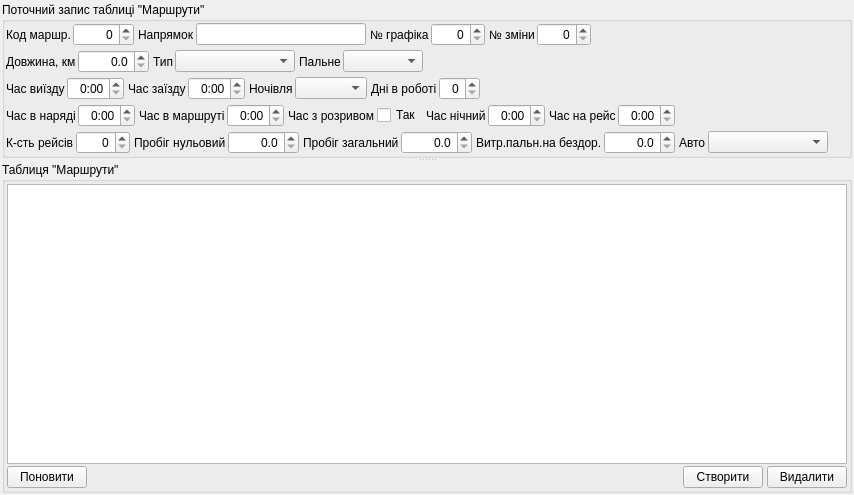
<?xml version="1.0" encoding="UTF-8"?>
<ui version="4.0">
 <class>UForm_AParkMarshruty</class>
 <widget class="QWidget" name="UForm_AParkMarshruty">
  <property name="geometry">
   <rect>
    <x>0</x>
    <y>0</y>
    <width>854</width>
    <height>495</height>
   </rect>
  </property>
  <property name="windowTitle">
   <string>Маршрути</string>
  </property>
  <layout class="QVBoxLayout" name="verticalLayout_3">
   <property name="spacing">
    <number>2</number>
   </property>
   <property name="margin">
    <number>2</number>
   </property>
   <item>
    <widget class="QSplitter" name="splitter">
     <property name="orientation">
      <enum>Qt::Vertical</enum>
     </property>
     <widget class="QGroupBox" name="groupBox_marshrut_currentRow">
      <property name="sizePolicy">
       <sizepolicy hsizetype="Preferred" vsizetype="Preferred">
        <horstretch>0</horstretch>
        <verstretch>0</verstretch>
       </sizepolicy>
      </property>
      <property name="title">
       <string>Поточний запис таблиці &quot;Маршрути&quot;</string>
      </property>
      <layout class="QVBoxLayout" name="verticalLayout_2">
       <property name="spacing">
        <number>4</number>
       </property>
       <property name="margin">
        <number>1</number>
       </property>
       <item>
        <layout class="QHBoxLayout" name="horizontalLayout_22">
         <item>
          <layout class="QHBoxLayout" name="horizontalLayout_2">
           <property name="spacing">
            <number>2</number>
           </property>
           <item>
            <widget class="QLabel" name="label_KodMarshrutu">
             <property name="sizePolicy">
              <sizepolicy hsizetype="Fixed" vsizetype="Preferred">
               <horstretch>0</horstretch>
               <verstretch>0</verstretch>
              </sizepolicy>
             </property>
             <property name="text">
              <string>Код маршр.</string>
             </property>
            </widget>
           </item>
           <item>
            <widget class="QSpinBox" name="spinBox_KodMarshrutu">
             <property name="minimumSize">
              <size>
               <width>40</width>
               <height>0</height>
              </size>
             </property>
             <property name="alignment">
              <set>Qt::AlignRight|Qt::AlignTrailing|Qt::AlignVCenter</set>
             </property>
             <property name="maximum">
              <number>10000</number>
             </property>
            </widget>
           </item>
          </layout>
         </item>
         <item>
          <layout class="QHBoxLayout" name="horizontalLayout_3">
           <property name="spacing">
            <number>2</number>
           </property>
           <item>
            <widget class="QLabel" name="label_MarshrutNapryamok">
             <property name="sizePolicy">
              <sizepolicy hsizetype="Fixed" vsizetype="Preferred">
               <horstretch>0</horstretch>
               <verstretch>0</verstretch>
              </sizepolicy>
             </property>
             <property name="text">
              <string>Напрямок</string>
             </property>
            </widget>
           </item>
           <item>
            <widget class="QLineEdit" name="lineEdit_MarshrutNapryamok">
             <property name="sizePolicy">
              <sizepolicy hsizetype="Preferred" vsizetype="Fixed">
               <horstretch>0</horstretch>
               <verstretch>0</verstretch>
              </sizepolicy>
             </property>
             <property name="minimumSize">
              <size>
               <width>170</width>
               <height>0</height>
              </size>
             </property>
            </widget>
           </item>
          </layout>
         </item>
         <item>
          <layout class="QHBoxLayout" name="horizontalLayout_4">
           <property name="spacing">
            <number>2</number>
           </property>
           <item>
            <widget class="QLabel" name="label_GrafikNum">
             <property name="sizePolicy">
              <sizepolicy hsizetype="Fixed" vsizetype="Preferred">
               <horstretch>0</horstretch>
               <verstretch>0</verstretch>
              </sizepolicy>
             </property>
             <property name="text">
              <string>№ графіка</string>
             </property>
            </widget>
           </item>
           <item>
            <widget class="QSpinBox" name="spinBox_GrafikNum">
             <property name="alignment">
              <set>Qt::AlignRight|Qt::AlignTrailing|Qt::AlignVCenter</set>
             </property>
             <property name="maximum">
              <number>1000</number>
             </property>
            </widget>
           </item>
          </layout>
         </item>
         <item>
          <layout class="QHBoxLayout" name="horizontalLayout_5">
           <property name="spacing">
            <number>2</number>
           </property>
           <item>
            <widget class="QLabel" name="label_ZminaNum">
             <property name="sizePolicy">
              <sizepolicy hsizetype="Fixed" vsizetype="Preferred">
               <horstretch>0</horstretch>
               <verstretch>0</verstretch>
              </sizepolicy>
             </property>
             <property name="text">
              <string>№ зміни</string>
             </property>
            </widget>
           </item>
           <item>
            <widget class="QSpinBox" name="spinBox_ZminaNum">
             <property name="alignment">
              <set>Qt::AlignRight|Qt::AlignTrailing|Qt::AlignVCenter</set>
             </property>
             <property name="maximum">
              <number>1000</number>
             </property>
            </widget>
           </item>
          </layout>
         </item>
         <item>
          <spacer name="horizontalSpacer_2">
           <property name="orientation">
            <enum>Qt::Horizontal</enum>
           </property>
           <property name="sizeHint" stdset="0">
            <size>
             <width>40</width>
             <height>20</height>
            </size>
           </property>
          </spacer>
         </item>
        </layout>
       </item>
       <item>
        <layout class="QHBoxLayout" name="horizontalLayout_23">
         <item>
          <layout class="QHBoxLayout" name="horizontalLayout_6">
           <property name="spacing">
            <number>2</number>
           </property>
           <item>
            <widget class="QLabel" name="label_DovjynaMarshrutu">
             <property name="sizePolicy">
              <sizepolicy hsizetype="Fixed" vsizetype="Preferred">
               <horstretch>0</horstretch>
               <verstretch>0</verstretch>
              </sizepolicy>
             </property>
             <property name="text">
              <string>Довжина, км</string>
             </property>
            </widget>
           </item>
           <item>
            <widget class="QDoubleSpinBox" name="doubleSpinBox_DovjynaMarshrutu">
             <property name="minimumSize">
              <size>
               <width>60</width>
               <height>0</height>
              </size>
             </property>
             <property name="alignment">
              <set>Qt::AlignRight|Qt::AlignTrailing|Qt::AlignVCenter</set>
             </property>
             <property name="decimals">
              <number>1</number>
             </property>
             <property name="maximum">
              <double>10000.000000000000000</double>
             </property>
            </widget>
           </item>
          </layout>
         </item>
         <item>
          <layout class="QHBoxLayout" name="horizontalLayout_7">
           <property name="spacing">
            <number>2</number>
           </property>
           <item>
            <widget class="QLabel" name="label_TypMarshrutu_Id">
             <property name="sizePolicy">
              <sizepolicy hsizetype="Fixed" vsizetype="Preferred">
               <horstretch>0</horstretch>
               <verstretch>0</verstretch>
              </sizepolicy>
             </property>
             <property name="text">
              <string>Тип</string>
             </property>
            </widget>
           </item>
           <item>
            <widget class="QComboBox" name="comboBox_TypMarshrutu_Id">
             <property name="minimumSize">
              <size>
               <width>120</width>
               <height>0</height>
              </size>
             </property>
            </widget>
           </item>
          </layout>
         </item>
         <item>
          <layout class="QHBoxLayout" name="horizontalLayout_8">
           <property name="spacing">
            <number>2</number>
           </property>
           <item>
            <widget class="QLabel" name="label_TypVytratyPalnogo">
             <property name="sizePolicy">
              <sizepolicy hsizetype="Fixed" vsizetype="Preferred">
               <horstretch>0</horstretch>
               <verstretch>0</verstretch>
              </sizepolicy>
             </property>
             <property name="text">
              <string>Пальне</string>
             </property>
            </widget>
           </item>
           <item>
            <widget class="QComboBox" name="comboBox_TypVytratyPalnogo">
             <property name="minimumSize">
              <size>
               <width>80</width>
               <height>0</height>
              </size>
             </property>
            </widget>
           </item>
          </layout>
         </item>
         <item>
          <spacer name="horizontalSpacer_3">
           <property name="orientation">
            <enum>Qt::Horizontal</enum>
           </property>
           <property name="sizeHint" stdset="0">
            <size>
             <width>40</width>
             <height>20</height>
            </size>
           </property>
          </spacer>
         </item>
        </layout>
       </item>
       <item>
        <layout class="QHBoxLayout" name="horizontalLayout_24">
         <item>
          <layout class="QHBoxLayout" name="horizontalLayout_9">
           <property name="spacing">
            <number>2</number>
           </property>
           <item>
            <widget class="QLabel" name="label_ChasVyizdu">
             <property name="sizePolicy">
              <sizepolicy hsizetype="Fixed" vsizetype="Preferred">
               <horstretch>0</horstretch>
               <verstretch>0</verstretch>
              </sizepolicy>
             </property>
             <property name="text">
              <string>Час виїзду</string>
             </property>
            </widget>
           </item>
           <item>
            <widget class="QTimeEdit" name="timeEdit_ChasVyizdu">
             <property name="alignment">
              <set>Qt::AlignRight|Qt::AlignTrailing|Qt::AlignVCenter</set>
             </property>
             <property name="displayFormat">
              <string>H:mm</string>
             </property>
            </widget>
           </item>
          </layout>
         </item>
         <item>
          <layout class="QHBoxLayout" name="horizontalLayout_10">
           <property name="spacing">
            <number>2</number>
           </property>
           <item>
            <widget class="QLabel" name="label_ChasZaizdu">
             <property name="sizePolicy">
              <sizepolicy hsizetype="Fixed" vsizetype="Preferred">
               <horstretch>0</horstretch>
               <verstretch>0</verstretch>
              </sizepolicy>
             </property>
             <property name="text">
              <string>Час заїзду</string>
             </property>
            </widget>
           </item>
           <item>
            <widget class="QTimeEdit" name="timeEdit_ChasZaizdu">
             <property name="alignment">
              <set>Qt::AlignRight|Qt::AlignTrailing|Qt::AlignVCenter</set>
             </property>
             <property name="displayFormat">
              <string>H:mm</string>
             </property>
            </widget>
           </item>
          </layout>
         </item>
         <item>
          <layout class="QHBoxLayout" name="horizontalLayout_11">
           <property name="spacing">
            <number>2</number>
           </property>
           <item>
            <widget class="QLabel" name="label_TypPoNochivli">
             <property name="sizePolicy">
              <sizepolicy hsizetype="Fixed" vsizetype="Preferred">
               <horstretch>0</horstretch>
               <verstretch>0</verstretch>
              </sizepolicy>
             </property>
             <property name="text">
              <string>Ночівля</string>
             </property>
            </widget>
           </item>
           <item>
            <widget class="QComboBox" name="comboBox_TypPoNochivli"/>
           </item>
          </layout>
         </item>
         <item>
          <layout class="QHBoxLayout" name="horizontalLayout_12">
           <property name="spacing">
            <number>2</number>
           </property>
           <item>
            <widget class="QLabel" name="label_DniVRoboti">
             <property name="sizePolicy">
              <sizepolicy hsizetype="Fixed" vsizetype="Preferred">
               <horstretch>0</horstretch>
               <verstretch>0</verstretch>
              </sizepolicy>
             </property>
             <property name="text">
              <string>Дні в роботі</string>
             </property>
            </widget>
           </item>
           <item>
            <widget class="QSpinBox" name="spinBox_DniVRoboti">
             <property name="alignment">
              <set>Qt::AlignRight|Qt::AlignTrailing|Qt::AlignVCenter</set>
             </property>
             <property name="maximum">
              <number>31</number>
             </property>
            </widget>
           </item>
          </layout>
         </item>
         <item>
          <spacer name="horizontalSpacer_4">
           <property name="orientation">
            <enum>Qt::Horizontal</enum>
           </property>
           <property name="sizeHint" stdset="0">
            <size>
             <width>40</width>
             <height>20</height>
            </size>
           </property>
          </spacer>
         </item>
        </layout>
       </item>
       <item>
        <layout class="QHBoxLayout" name="horizontalLayout_25">
         <item>
          <layout class="QHBoxLayout" name="horizontalLayout_13">
           <property name="spacing">
            <number>2</number>
           </property>
           <item>
            <widget class="QLabel" name="label_ChasVNaryadi">
             <property name="sizePolicy">
              <sizepolicy hsizetype="Fixed" vsizetype="Preferred">
               <horstretch>0</horstretch>
               <verstretch>0</verstretch>
              </sizepolicy>
             </property>
             <property name="text">
              <string>Час в наряді</string>
             </property>
            </widget>
           </item>
           <item>
            <widget class="QTimeEdit" name="timeEdit_ChasVNaryadi">
             <property name="alignment">
              <set>Qt::AlignRight|Qt::AlignTrailing|Qt::AlignVCenter</set>
             </property>
             <property name="displayFormat">
              <string>H:mm</string>
             </property>
            </widget>
           </item>
          </layout>
         </item>
         <item>
          <layout class="QHBoxLayout" name="horizontalLayout_15">
           <property name="spacing">
            <number>2</number>
           </property>
           <item>
            <widget class="QLabel" name="label_ChasVMarshruti">
             <property name="sizePolicy">
              <sizepolicy hsizetype="Fixed" vsizetype="Preferred">
               <horstretch>0</horstretch>
               <verstretch>0</verstretch>
              </sizepolicy>
             </property>
             <property name="text">
              <string>Час в маршруті</string>
             </property>
            </widget>
           </item>
           <item>
            <widget class="QTimeEdit" name="timeEdit_ChasVMarshruti">
             <property name="alignment">
              <set>Qt::AlignRight|Qt::AlignTrailing|Qt::AlignVCenter</set>
             </property>
             <property name="displayFormat">
              <string>H:mm</string>
             </property>
            </widget>
           </item>
          </layout>
         </item>
         <item>
          <layout class="QHBoxLayout" name="horizontalLayout_16">
           <property name="spacing">
            <number>2</number>
           </property>
           <item>
            <widget class="QLabel" name="label_ChasZRozryvom">
             <property name="sizePolicy">
              <sizepolicy hsizetype="Fixed" vsizetype="Preferred">
               <horstretch>0</horstretch>
               <verstretch>0</verstretch>
              </sizepolicy>
             </property>
             <property name="text">
              <string>Час з розривом</string>
             </property>
            </widget>
           </item>
           <item>
            <widget class="QCheckBox" name="checkBox_ChasZRozryvom">
             <property name="text">
              <string>Так</string>
             </property>
            </widget>
           </item>
          </layout>
         </item>
         <item>
          <layout class="QHBoxLayout" name="horizontalLayout_17">
           <property name="spacing">
            <number>2</number>
           </property>
           <item>
            <widget class="QLabel" name="label_ChasNichnyi">
             <property name="sizePolicy">
              <sizepolicy hsizetype="Fixed" vsizetype="Preferred">
               <horstretch>0</horstretch>
               <verstretch>0</verstretch>
              </sizepolicy>
             </property>
             <property name="text">
              <string>Час нічний</string>
             </property>
            </widget>
           </item>
           <item>
            <widget class="QTimeEdit" name="timeEdit_ChasNichnyi">
             <property name="alignment">
              <set>Qt::AlignRight|Qt::AlignTrailing|Qt::AlignVCenter</set>
             </property>
             <property name="displayFormat">
              <string>H:mm</string>
             </property>
            </widget>
           </item>
          </layout>
         </item>
         <item>
          <layout class="QHBoxLayout" name="horizontalLayout_18">
           <property name="spacing">
            <number>2</number>
           </property>
           <item>
            <widget class="QLabel" name="label_ChasNaReis">
             <property name="sizePolicy">
              <sizepolicy hsizetype="Fixed" vsizetype="Preferred">
               <horstretch>0</horstretch>
               <verstretch>0</verstretch>
              </sizepolicy>
             </property>
             <property name="text">
              <string>Час на рейс</string>
             </property>
            </widget>
           </item>
           <item>
            <widget class="QTimeEdit" name="timeEdit_ChasNaReis">
             <property name="alignment">
              <set>Qt::AlignRight|Qt::AlignTrailing|Qt::AlignVCenter</set>
             </property>
             <property name="displayFormat">
              <string>H:mm</string>
             </property>
            </widget>
           </item>
          </layout>
         </item>
         <item>
          <spacer name="horizontalSpacer_5">
           <property name="orientation">
            <enum>Qt::Horizontal</enum>
           </property>
           <property name="sizeHint" stdset="0">
            <size>
             <width>40</width>
             <height>20</height>
            </size>
           </property>
          </spacer>
         </item>
        </layout>
       </item>
       <item>
        <layout class="QHBoxLayout" name="horizontalLayout_26">
         <item>
          <layout class="QHBoxLayout" name="horizontalLayout_19">
           <property name="spacing">
            <number>2</number>
           </property>
           <item>
            <widget class="QLabel" name="label_KilkReisiv">
             <property name="sizePolicy">
              <sizepolicy hsizetype="Fixed" vsizetype="Preferred">
               <horstretch>0</horstretch>
               <verstretch>0</verstretch>
              </sizepolicy>
             </property>
             <property name="text">
              <string>К-сть рейсів</string>
             </property>
            </widget>
           </item>
           <item>
            <widget class="QSpinBox" name="spinBox_KilkReisiv">
             <property name="alignment">
              <set>Qt::AlignRight|Qt::AlignTrailing|Qt::AlignVCenter</set>
             </property>
             <property name="maximum">
              <number>1000</number>
             </property>
            </widget>
           </item>
          </layout>
         </item>
         <item>
          <layout class="QHBoxLayout" name="horizontalLayout_20">
           <property name="spacing">
            <number>2</number>
           </property>
           <item>
            <widget class="QLabel" name="label_ProbigNulovyi">
             <property name="sizePolicy">
              <sizepolicy hsizetype="Fixed" vsizetype="Preferred">
               <horstretch>0</horstretch>
               <verstretch>0</verstretch>
              </sizepolicy>
             </property>
             <property name="text">
              <string>Пробіг нульовий</string>
             </property>
            </widget>
           </item>
           <item>
            <widget class="QDoubleSpinBox" name="doubleSpinBox_ProbigNulovyi">
             <property name="alignment">
              <set>Qt::AlignRight|Qt::AlignTrailing|Qt::AlignVCenter</set>
             </property>
             <property name="decimals">
              <number>1</number>
             </property>
             <property name="maximum">
              <double>10000.000000000000000</double>
             </property>
            </widget>
           </item>
          </layout>
         </item>
         <item>
          <layout class="QHBoxLayout" name="horizontalLayout_21">
           <property name="spacing">
            <number>2</number>
           </property>
           <item>
            <widget class="QLabel" name="label_ProbigZagalnyi">
             <property name="sizePolicy">
              <sizepolicy hsizetype="Fixed" vsizetype="Preferred">
               <horstretch>0</horstretch>
               <verstretch>0</verstretch>
              </sizepolicy>
             </property>
             <property name="text">
              <string>Пробіг загальний</string>
             </property>
            </widget>
           </item>
           <item>
            <widget class="QDoubleSpinBox" name="doubleSpinBox_ProbigZagalnyi">
             <property name="alignment">
              <set>Qt::AlignRight|Qt::AlignTrailing|Qt::AlignVCenter</set>
             </property>
             <property name="decimals">
              <number>1</number>
             </property>
             <property name="maximum">
              <double>10000.000000000000000</double>
             </property>
            </widget>
           </item>
          </layout>
         </item>
         <item>
          <layout class="QHBoxLayout" name="horizontalLayout_27">
           <property name="spacing">
            <number>2</number>
           </property>
           <item>
            <widget class="QLabel" name="label_VytrPalnNaBezdor">
             <property name="sizePolicy">
              <sizepolicy hsizetype="Fixed" vsizetype="Preferred">
               <horstretch>0</horstretch>
               <verstretch>0</verstretch>
              </sizepolicy>
             </property>
             <property name="text">
              <string>Витр.пальн.на бездор.</string>
             </property>
            </widget>
           </item>
           <item>
            <widget class="QDoubleSpinBox" name="doubleSpinBox_VytrPalnNaBezdor">
             <property name="alignment">
              <set>Qt::AlignRight|Qt::AlignTrailing|Qt::AlignVCenter</set>
             </property>
             <property name="decimals">
              <number>1</number>
             </property>
             <property name="maximum">
              <double>10000.000000000000000</double>
             </property>
            </widget>
           </item>
          </layout>
         </item>
         <item>
          <layout class="QHBoxLayout" name="horizontalLayout_14">
           <property name="spacing">
            <number>2</number>
           </property>
           <item>
            <widget class="QLabel" name="label_GarajNum">
             <property name="sizePolicy">
              <sizepolicy hsizetype="Fixed" vsizetype="Preferred">
               <horstretch>0</horstretch>
               <verstretch>0</verstretch>
              </sizepolicy>
             </property>
             <property name="text">
              <string>Авто</string>
             </property>
            </widget>
           </item>
           <item>
            <widget class="QComboBox" name="comboBox_GarajNum">
             <property name="minimumSize">
              <size>
               <width>120</width>
               <height>0</height>
              </size>
             </property>
            </widget>
           </item>
          </layout>
         </item>
         <item>
          <spacer name="horizontalSpacer_6">
           <property name="orientation">
            <enum>Qt::Horizontal</enum>
           </property>
           <property name="sizeHint" stdset="0">
            <size>
             <width>40</width>
             <height>20</height>
            </size>
           </property>
          </spacer>
         </item>
        </layout>
       </item>
      </layout>
     </widget>
     <widget class="QGroupBox" name="groupBox_marshruty">
      <property name="sizePolicy">
       <sizepolicy hsizetype="Preferred" vsizetype="Expanding">
        <horstretch>0</horstretch>
        <verstretch>2</verstretch>
       </sizepolicy>
      </property>
      <property name="title">
       <string>Таблиця &quot;Маршрути&quot;</string>
      </property>
      <layout class="QVBoxLayout" name="verticalLayout">
       <property name="spacing">
        <number>2</number>
       </property>
       <property name="margin">
        <number>2</number>
       </property>
       <item>
        <widget class="QTableWidget" name="tableWidget_marshruty">
         <property name="editTriggers">
          <set>QAbstractItemView::AnyKeyPressed|QAbstractItemView::DoubleClicked|QAbstractItemView::EditKeyPressed|QAbstractItemView::SelectedClicked</set>
         </property>
         <property name="alternatingRowColors">
          <bool>true</bool>
         </property>
         <property name="selectionMode">
          <enum>QAbstractItemView::SingleSelection</enum>
         </property>
         <property name="selectionBehavior">
          <enum>QAbstractItemView::SelectRows</enum>
         </property>
        </widget>
       </item>
       <item>
        <layout class="QHBoxLayout" name="horizontalLayout">
         <property name="spacing">
          <number>4</number>
         </property>
         <item>
          <widget class="QPushButton" name="pushButton_reload">
           <property name="text">
            <string>Поновити</string>
           </property>
           <property name="icon">
            <iconset resource="../images/UAutoParkImg.qrc">
             <normaloff>:/icontexto_webdev_pack/icontexto_webdev_pack/icontexto-webdev-reload-032x032.png</normaloff>:/icontexto_webdev_pack/icontexto_webdev_pack/icontexto-webdev-reload-032x032.png</iconset>
           </property>
          </widget>
         </item>
         <item>
          <spacer name="horizontalSpacer">
           <property name="orientation">
            <enum>Qt::Horizontal</enum>
           </property>
           <property name="sizeHint" stdset="0">
            <size>
             <width>40</width>
             <height>20</height>
            </size>
           </property>
          </spacer>
         </item>
         <item>
          <widget class="QPushButton" name="pushButton_create">
           <property name="text">
            <string>Створити</string>
           </property>
           <property name="icon">
            <iconset resource="../images/UAutoParkImg.qrc">
             <normaloff>:/icontexto_webdev_pack/icontexto_webdev_pack/icontexto-webdev-add-032x032.png</normaloff>:/icontexto_webdev_pack/icontexto_webdev_pack/icontexto-webdev-add-032x032.png</iconset>
           </property>
          </widget>
         </item>
         <item>
          <widget class="QPushButton" name="pushButton_delete">
           <property name="text">
            <string>Видалити</string>
           </property>
           <property name="icon">
            <iconset resource="../images/UAutoParkImg.qrc">
             <normaloff>:/icontexto_webdev_pack/icontexto_webdev_pack/icontexto-webdev-remove-032x032.png</normaloff>:/icontexto_webdev_pack/icontexto_webdev_pack/icontexto-webdev-remove-032x032.png</iconset>
           </property>
          </widget>
         </item>
        </layout>
       </item>
      </layout>
     </widget>
    </widget>
   </item>
  </layout>
 </widget>
 <tabstops>
  <tabstop>spinBox_KodMarshrutu</tabstop>
  <tabstop>lineEdit_MarshrutNapryamok</tabstop>
  <tabstop>spinBox_GrafikNum</tabstop>
  <tabstop>spinBox_ZminaNum</tabstop>
  <tabstop>doubleSpinBox_DovjynaMarshrutu</tabstop>
  <tabstop>comboBox_TypMarshrutu_Id</tabstop>
  <tabstop>comboBox_TypVytratyPalnogo</tabstop>
  <tabstop>timeEdit_ChasVyizdu</tabstop>
  <tabstop>timeEdit_ChasZaizdu</tabstop>
  <tabstop>comboBox_TypPoNochivli</tabstop>
  <tabstop>spinBox_DniVRoboti</tabstop>
  <tabstop>timeEdit_ChasVNaryadi</tabstop>
  <tabstop>timeEdit_ChasVMarshruti</tabstop>
  <tabstop>checkBox_ChasZRozryvom</tabstop>
  <tabstop>timeEdit_ChasNichnyi</tabstop>
  <tabstop>timeEdit_ChasNaReis</tabstop>
  <tabstop>spinBox_KilkReisiv</tabstop>
  <tabstop>doubleSpinBox_ProbigNulovyi</tabstop>
  <tabstop>doubleSpinBox_ProbigZagalnyi</tabstop>
  <tabstop>tableWidget_marshruty</tabstop>
  <tabstop>pushButton_create</tabstop>
  <tabstop>pushButton_delete</tabstop>
  <tabstop>pushButton_reload</tabstop>
 </tabstops>
 <resources>
  <include location="../images/UAutoParkImg.qrc"/>
 </resources>
 <connections/>
</ui>
